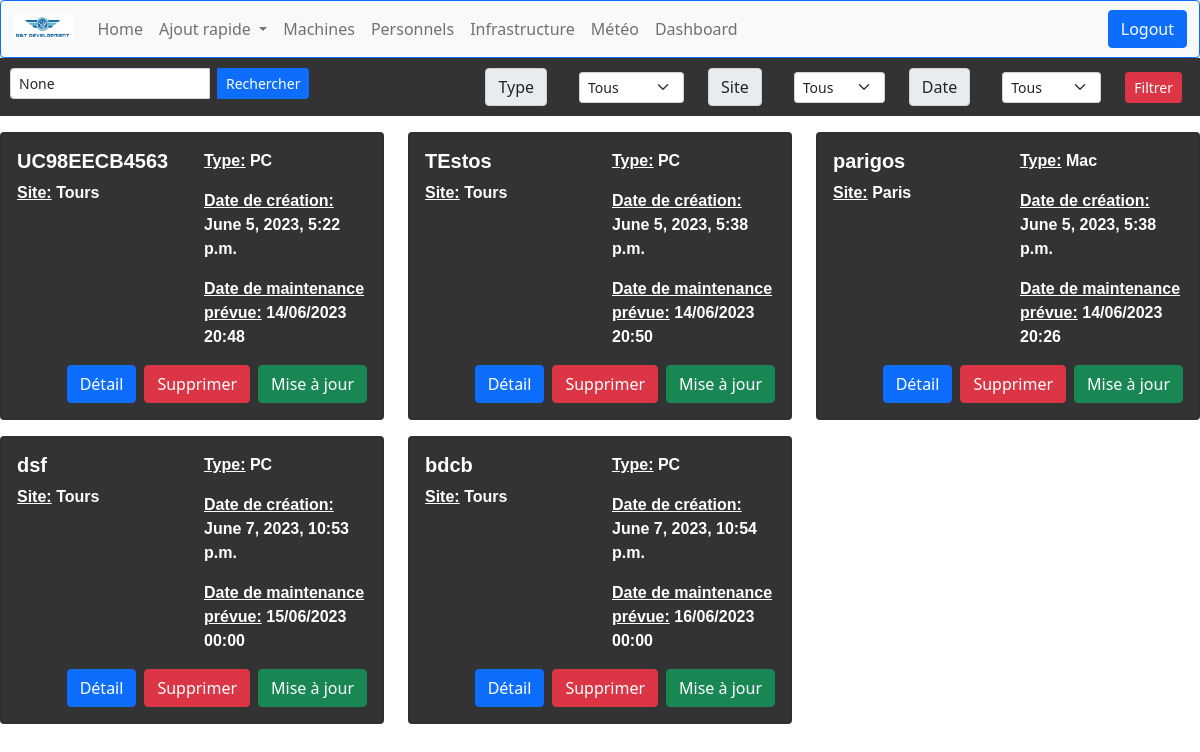
/computerApp/machines/ (signed in), run on an earlier commit of the app's database.
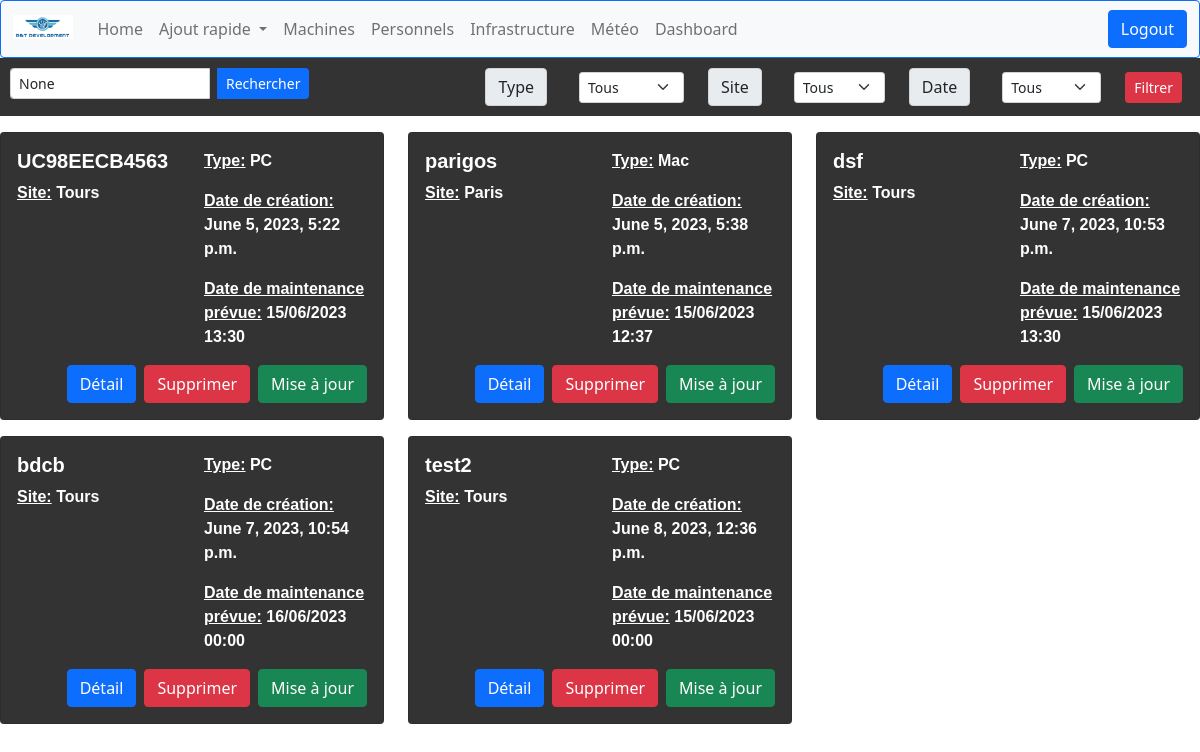
And on a later commit of the database.
### computerApp/models.py (models this page shows, shortened)
class Machine(models.Model):
    TYPE = (
        ('PC', 'Windows'),
        ('Mac', 'MacOS'),
        ('Serveur', 'Serveur'),
        ('Switch', 'Switch'),
    )
    id = models.AutoField(primary_key=True, editable=False)
    nom = models.CharField(max_length=30)
    creation_date = models.DateTimeField(auto_now_add=True)
    maintenance_date = models.DateTimeField(null=True, blank=True)
    mach = models.CharField(max_length=32, choices=TYPE, default='PC')
    address_ip = models.GenericIPAddressField(
        protocol='IPv4',
        validators=[
            RegexValidator(
                regex=r'^(?!0\.0\.0\.0$)'
            ),
            validate_ipv4_address
        ],
        unique=True,
        default='0.0.0.0'
    )
    SITE = (
        ('Tours', 'Tours'),
        ('Paris', 'Paris')
    )
    site = models.CharField(max_length=10, choices=SITE, default='Paris')
    personnel = models.OneToOneField('Personnel', on_delete=models.SET_NULL, null=True, blank=True,
                                     related_name='machine_attitre')
    administrateur = models.ForeignKey(
        'Personnel',
        on_delete=models.SET_NULL,
        null=True,
        blank=True,
        related_name='administrateur_machines',
        limit_choices_to=Q(role='Administrateur') & Q(site=models.F('site'))
    )

### computerApp/views.py (the view)
# urls.py: path('machines/',views.machine_list_view, name='machines'),
@login_required
def machine_list_view(request):
    search_query = request.GET.get('search_query')
    filter_type = request.GET.get('filter_type')
    filter_date = request.GET.get('filter_date')
    filter_site = request.GET.get('filter_site')
    machines = Machine.objects.all()
    if search_query:
        machines = machines.filter(nom__icontains=search_query)
    if filter_type:
        machines = machines.filter(mach=filter_type)
    if filter_date == 'recent':
        machines = machines.order_by('-creation_date')
    elif filter_date == 'ancient':
        machines = machines.order_by('creation_date')
    if filter_site:
        machines = machines.filter(site=filter_site)
    context = {
        'machines': machines,
        'search_query': search_query,
        'filter_type': filter_type,
        'filter_date': filter_date,
        'filter_site': filter_site
    }
    return render(request, 'computerApp/machine_list.html', context)

### computerApp/templates/computerApp/machine_list.html (shortened to what this page needs)
{% extends "index.html" %}
{% block content %}
<div class="row justify-content-start mb-3" style="background-color: #333333; padding: 10px;">
  <div class="col-md-4">
    <form method="GET" action="">
      <div class="input-group">
        <input type="text" class="form-control form-control-sm me-2" name="search_query" placeholder="Recherche" aria-label="Recherche" aria-describedby="search-button" value="{{ search_query }}" style="max-width: 200px;">
        <button class="btn btn-primary btn-sm" type="submit" id="search-button">Rechercher</button>
      </div>
    </form>
  </div>
  <div class="col-md-8">
    <form method="GET" action="">
      <div class="row align-items-center justify-content-end">
        <div class="col-md-auto">
          <label class="input-group-text input-group-text-sm me-2 mb-0" for="filter-type">Type</label>
        </div>
        <div class="col-md-auto">
          <select class="form-select form-select-sm me-2" name="filter_type" id="filter-type">
            <option value="">Tous</option>
          </select>
        </div>
        <div class="col-md-auto">
          <label class="input-group-text input-group-text-sm me-2 mb-0" for="filter-site">Site</label>
        </div>
        <div class="col-md-auto">
          <select class="form-select form-select-sm me-2" name="filter_site" id="filter-site">
            <option value="">Tous</option>
          </select>
        </div>
        <div class="col-md-auto">
          <label class="input-group-text input-group-text-sm me-2 mb-0" for="filter-date">Date</label>
        </div>
        <div class="col-md-auto">
          <select class="form-select form-select-sm me-2" name="filter_date" id="filter-date">
            <option value="">Tous</option>
          </select>
        </div>
        <div class="col-md-auto">
          <button class="btn btn-danger btn-sm me-2" type="submit">Filtrer</button>
        </div>
      </div>
    </form>
  </div>
</div>
<div class="row">
  {% for machine in machines %}
  <div class="col-md-4">
    <div class="card mb-3" style="background-color: #333333; color: #ffffff;">
      <div class="card-body row">
        <div class="col-md-6">
          <h5 class="card-title" style="font-weight: bold; font-family: Arial, sans-serif;">{{ machine.nom }}</h5>
          <p class="card-text"style="font-weight: bold; font-family: Arial, sans-serif;"><u>Site:</u> {{ machine.site }}</p>
        </div>
        <div class="col-md-6">
          <p class="card-text"style="font-weight: bold; font-family: Arial, sans-serif;"><u>Type:</u> {{ machine.mach }}</p>
          <p class="card-text"style="font-weight: bold; font-family: Arial, sans-serif;"><u>Date de création:</u> {{ machine.creation_date }}</p>
          <p class="card-text"style="font-weight: bold; font-family: Arial, sans-serif;"><u>Date de maintenance prévue:</u> {{ machine.maintenance_date|date:'d/m/Y H:i' }}</p>
        </div>
        <div class="col-md-12 d-flex justify-content-end mt-3">
          <a href="{% url 'machine-detail' machine.id %}" class="btn btn-primary">Détail</a>
          <button type="button" class="btn btn-danger ms-2" data-bs-toggle="modal" data-bs-target="#confirmDeleteModal{{ machine.id }}">
            Supprimer
          </button>
          <a href="{% url 'update_machine' machine.id %}" class="btn btn-success ms-2">Mise à jour</a>
        </div>
      </div>
    </div>
  </div>
  {% empty %}
  <div class="col-md-12">
    <p>Aucune machine trouvée.</p>
  </div>
  {% endfor %}
</div>
{% endblock %}

### computerApp/templates/index.html (shortened to what this page needs)
<!DOCTYPE html>
<html lang="fr">
<head>
    <link href="https://cdn.jsdelivr.net/npm/bootstrap@5.1.3/dist/css/bootstrap.min.css"
          rel="stylesheet"
>
</head>
<body>
{% block sidebar %}
{% load static%}
<nav class="navbar navbar-expand-lg navbar-light bg-light border border-primary rounded">
    <div class="container-fluid">
        <a class="navbar-brand" href="#">
            <img src="{% static 'computerApp/images/logo.PNG' %}" alt="Logo" class="d-inline-block align-text-top" style="height: 1.5rem;">
        </a>
        <div class="collapse navbar-collapse justify-content-between" id="navbarNav">
            <ul class="navbar-nav">
                <li class="nav-item">
                    <a class="nav-link" href="{% url 'index' %}">Home</a>
                </li>
                <li class="nav-item dropdown">
                    <a class="nav-link dropdown-toggle" href="#" id="navbarDropdown" role="button"
                       data-bs-toggle="dropdown" aria-expanded="false">
                        Ajout rapide
                    </a>
                </li>
                <li class="nav-item">
                    <a class="nav-link" href="{% url 'machines' %}">Machines</a>
                </li>
                <li class="nav-item">
                    <a class="nav-link" href="{% url 'personnels' %}">Personnels</a>
                </li>
                <li class="nav-item">
                    <a class="nav-link" href="{% url 'infrastructures' %}">Infrastructure</a>
                </li>
                <li class="nav-item">
                    <a class="nav-link" href="{% url 'meteo' %}">Météo</a>
                </li>
                <li class="nav-item">
                    <a class="nav-link" href="{% url 'dashboard' %}">Dashboard</a>
                </li>
            </ul>
            <ul class="navbar-nav">
                {% if user.is_authenticated %}
                    <li class="nav-item">
                        <a href="{% url 'logout' %}" class="btn btn-primary">Logout</a>
                    </li>
                {% else %}
                    <li class="nav-item">
                        <a href="{% url 'login' %}" class="btn btn-primary">Login</a>
                    </li>
                {% endif %}
            </ul>
        </div>
    </div>
</nav>
{% endblock %}
{% block content %}{% endblock %}
</body>
</html>

What changed in the data, as far as the page shows it:
removed Machine: nom "TEstos", site "Tours", mach "PC", creation_date "June 5, 2023, 5:38 p.m.", maintenance_date "14/06/2023 20:50"
changed Machine "UC98EECB4563": maintenance_date "14/06/2023 20:48" → "15/06/2023 13:30"
changed Machine "parigos": maintenance_date "14/06/2023 20:26" → "15/06/2023 12:37"
changed Machine "dsf": maintenance_date "15/06/2023 00:00" → "15/06/2023 13:30"
added Machine: nom "test2", site "Tours", mach "PC", creation_date "June 8, 2023, 12:36 p.m.", maintenance_date "15/06/2023 00:00"
